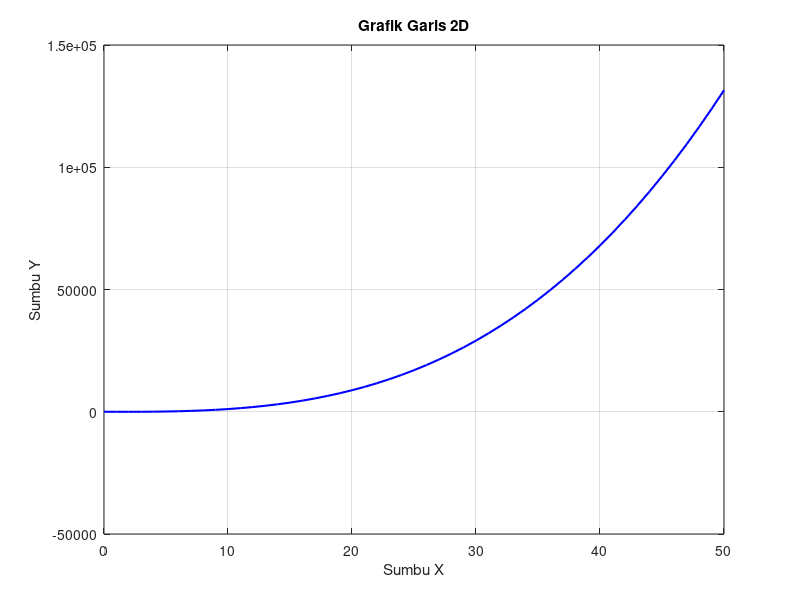

MATLAB code for this plot:
% Grafik 2DB
x = 0:1:50;
y = x.^3 + 3*x.^2 - 20*x;

figure;
plot(x, y, 'b-', 'LineWidth', 1.5);
xlabel('Sumbu X');
ylabel('Sumbu Y');
title('Grafik Garis 2D');
grid on;
